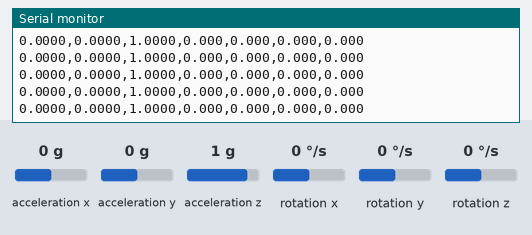
This program was run on a simulated Raspberry Pi Pico. Shown: the last lines printed to the serial monitor. Wiring (inferred from the names in the program): MPU-6050 motion sensor at I2C address 0x68. Inputs (shaded band) come from the test bench; at power-on: acceleration x 0 g, acceleration y 0 g, acceleration z 1 g, rotation x 0 °/s, rotation y 0 °/s, rotation z 0 °/s.

Above: at 3.8 s.
3.9 s: acceleration x set to -1.4 g
At 4.4 s:
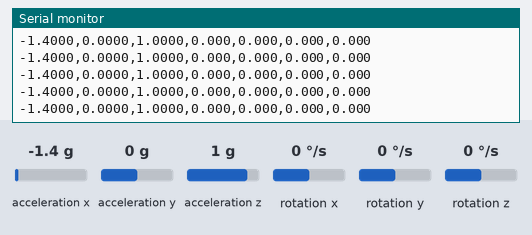
5.4 s: acceleration y set to -1.4 g
At 5.9 s:
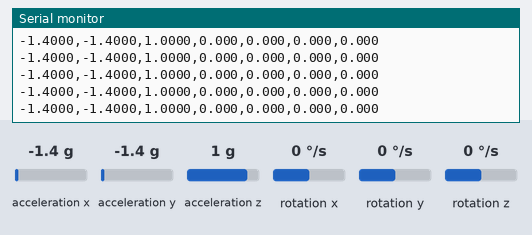
6.9 s: acceleration z set to -1.4 g
At 7.8 s:
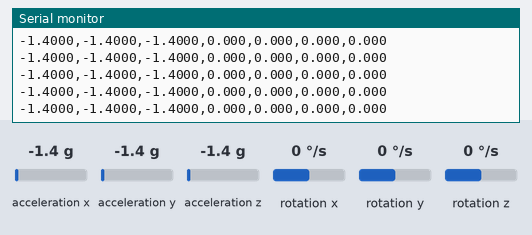
8.4 s: rotation x set to -192 °/s
At 8.9 s:
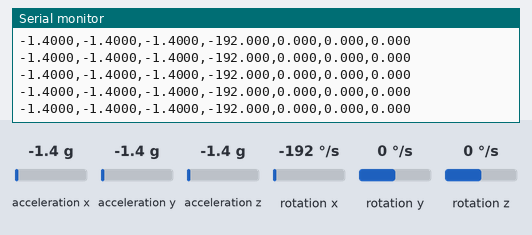
9.9 s: rotation y set to -192 °/s
At 10.5 s:
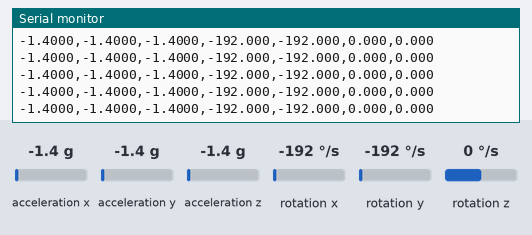

The program:

main.cpp
```cpp
#include <Arduino.h>
#include <Wire.h>
#include <SPI.h>
#include "MPU6050.h"
#include "MAX31856.h"

constexpr int PIN_SDA = 4;
constexpr int PIN_SCL = 5;

constexpr int PIN_SPI_SCK  = 2;
constexpr int PIN_SPI_MISO = 0;
constexpr int PIN_SPI_MOSI = 3;
constexpr int PIN_TC_CS    = 1;

constexpr uint32_t PRINT_INTERVAL_MS = 20;

static MPU6050   imu(Wire);
static MAX31856  tc(PIN_TC_CS, &SPI);
static bool      tc_ok        = false;
static uint32_t  last_print_ms = 0;

void setup() {
    Serial.begin(115200);
    const uint32_t deadline = millis() + 2000;
    while (!Serial && millis() < deadline) yield();

    if (!imu.autoInit(Serial, PIN_SDA, PIN_SCL)) {
        while (true) yield();
    }

    SPI.setSCK(PIN_SPI_SCK);
    SPI.setRX(PIN_SPI_MISO);
    SPI.setTX(PIN_SPI_MOSI);
    SPI.begin();

    tc_ok = tc.begin();
    if (tc_ok) {
        tc.setThermocoupleType(MAX31856_TCTYPE_K);
        tc.setConversionMode(MAX31856_CONTINUOUS);
        Serial.println("MAX31856 OK");
    } else {
        Serial.println("MAX31856 init FAILED");
    }
}

void loop() {
    const uint32_t now = millis();
    if (now - last_print_ms < PRINT_INTERVAL_MS) return;
    last_print_ms = now;

    MPU6050::Sample s;
    if (!imu.read(s)) return;

    Serial.print(s.accel_g.x, 4);  Serial.print(',');
    Serial.print(s.accel_g.y, 4);  Serial.print(',');
    Serial.print(s.accel_g.z, 4);  Serial.print(',');
    Serial.print(s.gyro_dps.x, 3); Serial.print(',');
    Serial.print(s.gyro_dps.y, 3); Serial.print(',');
    Serial.print(s.gyro_dps.z, 3); Serial.print(',');

    if (tc_ok) {
        const float tc_temp = tc.readThermocoupleTemperature();
        Serial.println(tc_temp, 3);
    } else {
        Serial.println("nan");
    }
}
```

MAX31856.h
```cpp
#pragma once

#include <Arduino.h>
#include <SPI.h>
#include <Adafruit_SPIDevice.h>

#define MAX31856_CR0_REG    0x00
#define MAX31856_CR1_REG    0x01
#define MAX31856_MASK_REG   0x02
#define MAX31856_CJHF_REG   0x03
#define MAX31856_CJLF_REG   0x04
#define MAX31856_LTHFTH_REG 0x05
#define MAX31856_LTHFTL_REG 0x06
#define MAX31856_LTLFTH_REG 0x07
#define MAX31856_LTLFTL_REG 0x08
#define MAX31856_CJTO_REG   0x09
#define MAX31856_CJTH_REG   0x0A
#define MAX31856_CJTL_REG   0x0B
#define MAX31856_LTCBH_REG  0x0C
#define MAX31856_LTCBM_REG  0x0D
#define MAX31856_LTCBL_REG  0x0E
#define MAX31856_SR_REG     0x0F

#define MAX31856_CR0_AUTOCONVERT 0x80
#define MAX31856_CR0_1SHOT       0x40
#define MAX31856_CR0_OCFAULT1    0x20
#define MAX31856_CR0_OCFAULT0    0x10
#define MAX31856_CR0_CJ          0x08
#define MAX31856_CR0_FAULT       0x04
#define MAX31856_CR0_FAULTCLR    0x02
#define MAX31856_CR0_FILTER50HZ  0x01

#define MAX31856_TC_TEMP_LSB 0.0078125f

typedef enum {
    MAX31856_TCTYPE_B  = 0x00,
    MAX31856_TCTYPE_E  = 0x01,
    MAX31856_TCTYPE_J  = 0x02,
    MAX31856_TCTYPE_K  = 0x03,
    MAX31856_TCTYPE_N  = 0x04,
    MAX31856_TCTYPE_R  = 0x05,
    MAX31856_TCTYPE_S  = 0x06,
    MAX31856_TCTYPE_T  = 0x07,
    MAX31856_VMODE_G8  = 0x08,
    MAX31856_VMODE_G32 = 0x0C,
} max31856_thermocoupletype_t;

typedef enum {
    MAX31856_ONESHOT    = 0,
    MAX31856_CONTINUOUS = 1,
} max31856_conversion_mode_t;

typedef enum {
    MAX31856_NOISE_FILTER_60HZ = 0,
    MAX31856_NOISE_FILTER_50HZ = 1,
} max31856_noise_filter_t;

class MAX31856 {
public:
    MAX31856(int8_t spi_cs, int8_t spi_mosi, int8_t spi_miso, int8_t spi_clk);
    MAX31856(int8_t spi_cs, SPIClass *_spi = &SPI, uint32_t spi_freq = 1000000);

    bool begin();

    void setConversionMode(max31856_conversion_mode_t mode);
    max31856_conversion_mode_t getConversionMode();

    void setThermocoupleType(max31856_thermocoupletype_t type);
    max31856_thermocoupletype_t getThermocoupleType();

    uint8_t readFault();
    void    clearFault();

    void setColdJunctionFaultThresholds(int8_t low, int8_t high);
    void setTempFaultThresholds(float flow, float fhigh);

    void setColdJunctionFaultThreshholds(int8_t low, int8_t high);
    void setTempFaultThreshholds(float flow, float fhigh);

    void setColdJunctionOffset(int8_t offset);

    void setNoiseFilter(max31856_noise_filter_t noiseFilter);

    void triggerOneShot();
    bool conversionComplete();

    float readCJTemperature();
    float readThermocoupleTemperature();

private:
    uint8_t  readRegister8(uint8_t addr);
    uint16_t readRegister16(uint8_t addr);
    uint32_t readRegister24(uint8_t addr);
    void     readRegisterN(uint8_t addr, uint8_t buf[], uint8_t n);
    void     writeRegister8(uint8_t addr, uint8_t data);

    Adafruit_SPIDevice         spi_dev;
    bool                       initialized;
    max31856_conversion_mode_t conversionMode;
};
```

MPU6050.h
```cpp
#pragma once

#include <Arduino.h>
#include <Wire.h>

class MPU6050 {
public:
    enum AccelRange : uint8_t {
        ACCEL_2G  = 0,
        ACCEL_4G  = 1,
        ACCEL_8G  = 2,
        ACCEL_16G = 3
    };

    enum GyroRange : uint8_t {
        GYRO_250  = 0,
        GYRO_500  = 1,
        GYRO_1000 = 2,
        GYRO_2000 = 3
    };

    struct Vec3 {
        float x;
        float y;
        float z;
    };

    struct Sample {
        Vec3  accel_g;
        Vec3  gyro_dps;
        float temp_c;
    };

    explicit MPU6050(TwoWire& wire, uint8_t address = 0x68);

    bool begin(int sda, int scl, uint32_t i2c_hz = 400000);
    bool testConnection();

    bool setAccelRange(AccelRange range);
    bool setGyroRange(GyroRange range);

    bool readRaw(int16_t out[7]);
    bool read(Sample& out);

    void setAccelOffsets(float x, float y, float z);
    void setGyroOffsets(float x, float y, float z);
    bool calibrate(uint16_t samples = 1000);

    bool autoInit(Stream& log,
                  int sda, int scl,
                  uint32_t i2c_hz = 400000,
                  AccelRange accel = ACCEL_4G,
                  GyroRange  gyro  = GYRO_500,
                  uint16_t   calibration_samples = 1000);

    void streamCSV(Stream& out);

private:
    bool writeReg(uint8_t reg, uint8_t value);
    bool readRegs(uint8_t reg, uint8_t* buffer, size_t length);

    TwoWire& _wire;
    uint8_t  _address;
    float    _accel_lsb_per_g;
    float    _gyro_lsb_per_dps;
    Vec3     _accel_offset;
    Vec3     _gyro_offset;
};
```

MAX31856.cpp
```cpp
#include "MAX31856.h"
#include <math.h>

MAX31856::MAX31856(int8_t spi_cs, int8_t spi_mosi,
                                     int8_t spi_miso, int8_t spi_clk)
    : spi_dev(spi_cs, spi_clk, spi_miso, spi_mosi, 1000000,
              SPI_BITORDER_MSBFIRST, SPI_MODE1),
      initialized(false), conversionMode(MAX31856_ONESHOT) {}

MAX31856::MAX31856(int8_t spi_cs, SPIClass *_spi, uint32_t spi_freq)
    : spi_dev(spi_cs, spi_freq, SPI_BITORDER_MSBFIRST, SPI_MODE1, _spi),
      initialized(false), conversionMode(MAX31856_ONESHOT) {}

bool MAX31856::begin(void) {
  initialized = spi_dev.begin();

  if (!initialized)
    return false;

  writeRegister8(MAX31856_MASK_REG, 0x00);
  writeRegister8(MAX31856_CR0_REG, MAX31856_CR0_OCFAULT0);
  writeRegister8(MAX31856_CJTO_REG, 0x00);

  setThermocoupleType(MAX31856_TCTYPE_K);
  setConversionMode(MAX31856_ONESHOT);

  return true;
}

void MAX31856::setConversionMode(max31856_conversion_mode_t mode) {
  conversionMode = mode;

  uint8_t t = readRegister8(MAX31856_CR0_REG);

  if (conversionMode == MAX31856_CONTINUOUS) {
    t |= MAX31856_CR0_AUTOCONVERT;
    t &= ~MAX31856_CR0_1SHOT;
  } else {
    t &= ~MAX31856_CR0_AUTOCONVERT;
    t |= MAX31856_CR0_1SHOT;
  }

  writeRegister8(MAX31856_CR0_REG, t);
}

max31856_conversion_mode_t MAX31856::getConversionMode(void) {
  return conversionMode;
}

void MAX31856::setThermocoupleType(max31856_thermocoupletype_t type) {
  uint8_t t = readRegister8(MAX31856_CR1_REG);

  t &= 0xF0;
  t |= (uint8_t)type & 0x0F;

  writeRegister8(MAX31856_CR1_REG, t);
}

max31856_thermocoupletype_t MAX31856::getThermocoupleType(void) {
  uint8_t t = readRegister8(MAX31856_CR1_REG);

  t &= 0x0F;

  return (max31856_thermocoupletype_t)t;
}

uint8_t MAX31856::readFault(void) {
  return readRegister8(MAX31856_SR_REG);
}

void MAX31856::clearFault(void) {
  uint8_t t = readRegister8(MAX31856_CR0_REG);
  t |= MAX31856_CR0_FAULTCLR;
  writeRegister8(MAX31856_CR0_REG, t);
}

void MAX31856::setColdJunctionFaultThresholds(int8_t low, int8_t high) {
  writeRegister8(MAX31856_CJLF_REG, low);
  writeRegister8(MAX31856_CJHF_REG, high);
}

void MAX31856::setColdJunctionFaultThreshholds(int8_t low, int8_t high) {
  setColdJunctionFaultThresholds(low, high);
}

void MAX31856::setColdJunctionOffset(int8_t offset) {
  writeRegister8(MAX31856_CJTO_REG, offset);
}

void MAX31856::setNoiseFilter(max31856_noise_filter_t noiseFilter) {
  uint8_t t = readRegister8(MAX31856_CR0_REG);

  if (noiseFilter == MAX31856_NOISE_FILTER_50HZ) {
    t |= MAX31856_CR0_FILTER50HZ;
  } else {
    t &= ~MAX31856_CR0_FILTER50HZ;
  }

  writeRegister8(MAX31856_CR0_REG, t);
}

void MAX31856::setTempFaultThresholds(float flow, float fhigh) {
  int16_t low;
  int16_t high;

  flow *= 16;
  low = flow;

  fhigh *= 16;
  high = fhigh;

  writeRegister8(MAX31856_LTHFTH_REG, high >> 8);
  writeRegister8(MAX31856_LTHFTL_REG, high);

  writeRegister8(MAX31856_LTLFTH_REG, low >> 8);
  writeRegister8(MAX31856_LTLFTL_REG, low);
}

void MAX31856::setTempFaultThreshholds(float flow, float fhigh) {
  setTempFaultThresholds(flow, fhigh);
}

void MAX31856::triggerOneShot(void) {
  if (conversionMode == MAX31856_CONTINUOUS)
    return;

  clearFault();

  uint8_t t = readRegister8(MAX31856_CR0_REG);

  t &= ~MAX31856_CR0_AUTOCONVERT;
  t |= MAX31856_CR0_1SHOT;

  writeRegister8(MAX31856_CR0_REG, t);
}

bool MAX31856::conversionComplete(void) {
  if (conversionMode == MAX31856_CONTINUOUS)
    return true;

  return !(readRegister8(MAX31856_CR0_REG) & MAX31856_CR0_1SHOT);
}

float MAX31856::readCJTemperature(void) {
  int16_t temp = readRegister16(MAX31856_CJTH_REG);
  return temp / 256.0;
}

float MAX31856::readThermocoupleTemperature(void) {
  if (conversionMode == MAX31856_ONESHOT) {
    triggerOneShot();

    uint32_t start = millis();

    while (!conversionComplete()) {
      if (millis() - start > 250)
        return NAN;

      delay(10);
    }
  }

  uint8_t fault = readFault();
  if (fault) return NAN;

  int32_t temp24 = readRegister24(MAX31856_LTCBH_REG);

  if (temp24 & 0x800000) {
    temp24 |= 0xFF000000;
  }

  temp24 >>= 5;

  return temp24 * MAX31856_TC_TEMP_LSB;
}

uint8_t MAX31856::readRegister8(uint8_t addr) {
  uint8_t ret = 0;

  readRegisterN(addr, &ret, 1);

  return ret;
}

uint16_t MAX31856::readRegister16(uint8_t addr) {
  uint8_t buffer[2] = {0, 0};

  readRegisterN(addr, buffer, 2);

  uint16_t ret = buffer[0];

  ret <<= 8;
  ret |= buffer[1];

  return ret;
}

uint32_t MAX31856::readRegister24(uint8_t addr) {
  uint8_t buffer[3] = {0, 0, 0};

  readRegisterN(addr, buffer, 3);

  uint32_t ret = buffer[0];

  ret <<= 8;
  ret |= buffer[1];
  ret <<= 8;
  ret |= buffer[2];

  return ret;
}

void MAX31856::readRegisterN(uint8_t addr, uint8_t buffer[],
                                      uint8_t n) {
  addr &= 0x7F;

  spi_dev.write_then_read(&addr, 1, buffer, n);
}

void MAX31856::writeRegister8(uint8_t addr, uint8_t data) {
  addr |= 0x80;

  uint8_t buffer[2] = {addr, data};

  spi_dev.write(buffer, 2);
}
```

MPU6050.cpp
```cpp
#include "MPU6050.h"

namespace {
constexpr uint8_t REG_SMPLRT_DIV   = 0x19;
constexpr uint8_t REG_CONFIG       = 0x1A;
constexpr uint8_t REG_GYRO_CONFIG  = 0x1B;
constexpr uint8_t REG_ACCEL_CONFIG = 0x1C;
constexpr uint8_t REG_ACCEL_XOUT_H = 0x3B;
constexpr uint8_t REG_PWR_MGMT_1   = 0x6B;
constexpr uint8_t REG_WHO_AM_I     = 0x75;
constexpr uint8_t WHO_AM_I_VALUE   = 0x68;

constexpr float ACCEL_LSB_PER_G[4]  = { 16384.0f, 8192.0f, 4096.0f, 2048.0f };
constexpr float GYRO_LSB_PER_DPS[4] = { 131.0f, 65.5f, 32.8f, 16.4f };
}

MPU6050::MPU6050(TwoWire& wire, uint8_t address)
    : _wire(wire),
      _address(address),
      _accel_lsb_per_g(ACCEL_LSB_PER_G[ACCEL_2G]),
      _gyro_lsb_per_dps(GYRO_LSB_PER_DPS[GYRO_250]),
      _accel_offset{0.0f, 0.0f, 0.0f},
      _gyro_offset{0.0f, 0.0f, 0.0f} {}

bool MPU6050::begin(int sda, int scl, uint32_t i2c_hz) {
    _wire.setSDA(sda);
    _wire.setSCL(scl);
    _wire.begin();
    _wire.setClock(i2c_hz);

    if (!writeReg(REG_PWR_MGMT_1, 0x80)) return false;
    delay(100);
    if (!writeReg(REG_PWR_MGMT_1, 0x01)) return false;
    if (!writeReg(REG_CONFIG, 0x03))     return false;
    if (!writeReg(REG_SMPLRT_DIV, 0x00)) return false;

    return testConnection();
}

bool MPU6050::testConnection() {
    uint8_t who = 0;
    if (!readRegs(REG_WHO_AM_I, &who, 1)) return false;
    return who == WHO_AM_I_VALUE;
}

bool MPU6050::setAccelRange(AccelRange range) {
    if (!writeReg(REG_ACCEL_CONFIG, static_cast<uint8_t>(range) << 3)) return false;
    _accel_lsb_per_g = ACCEL_LSB_PER_G[range];
    return true;
}

bool MPU6050::setGyroRange(GyroRange range) {
    if (!writeReg(REG_GYRO_CONFIG, static_cast<uint8_t>(range) << 3)) return false;
    _gyro_lsb_per_dps = GYRO_LSB_PER_DPS[range];
    return true;
}

bool MPU6050::readRaw(int16_t out[7]) {
    uint8_t buf[14];
    if (!readRegs(REG_ACCEL_XOUT_H, buf, sizeof(buf))) return false;
    for (size_t i = 0; i < 7; ++i) {
        out[i] = static_cast<int16_t>((buf[i * 2] << 8) | buf[i * 2 + 1]);
    }
    return true;
}

bool MPU6050::read(Sample& out) {
    int16_t raw[7];
    if (!readRaw(raw)) return false;

    out.accel_g.x  = raw[0] / _accel_lsb_per_g - _accel_offset.x;
    out.accel_g.y  = raw[1] / _accel_lsb_per_g - _accel_offset.y;
    out.accel_g.z  = raw[2] / _accel_lsb_per_g - _accel_offset.z;
    out.temp_c     = raw[3] / 340.0f + 36.53f;
    out.gyro_dps.x = raw[4] / _gyro_lsb_per_dps - _gyro_offset.x;
    out.gyro_dps.y = raw[5] / _gyro_lsb_per_dps - _gyro_offset.y;
    out.gyro_dps.z = raw[6] / _gyro_lsb_per_dps - _gyro_offset.z;
    return true;
}

void MPU6050::setAccelOffsets(float x, float y, float z) { _accel_offset = {x, y, z}; }
void MPU6050::setGyroOffsets(float x, float y, float z)  { _gyro_offset  = {x, y, z}; }

bool MPU6050::calibrate(uint16_t samples) {
    if (samples == 0) return false;

    _accel_offset = {0.0f, 0.0f, 0.0f};
    _gyro_offset  = {0.0f, 0.0f, 0.0f};

    double ax = 0, ay = 0, az = 0;
    double gx = 0, gy = 0, gz = 0;

    for (uint16_t i = 0; i < samples; ++i) {
        Sample s;
        if (!read(s)) return false;
        ax += s.accel_g.x;  ay += s.accel_g.y;  az += s.accel_g.z;
        gx += s.gyro_dps.x; gy += s.gyro_dps.y; gz += s.gyro_dps.z;
        delay(1);
    }

    const double n = samples;
    _accel_offset = {
        static_cast<float>(ax / n),
        static_cast<float>(ay / n),
        static_cast<float>(az / n) - 1.0f
    };
    _gyro_offset = {
        static_cast<float>(gx / n),
        static_cast<float>(gy / n),
        static_cast<float>(gz / n)
    };
    return true;
}

bool MPU6050::autoInit(Stream& log, int sda, int scl, uint32_t i2c_hz, AccelRange accel, GyroRange gyro, uint16_t calibration_samples) {
    if (!begin(sda, scl, i2c_hz)) {
        log.println("MPU6050 init FAILED");
        return false;
    }

    uint8_t who = 0;
    readRegs(REG_WHO_AM_I, &who, 1);
    log.print("MPU6050 OK (WHO_AM_I=0x"); log.print(who, HEX); log.println(")");

    if (!setAccelRange(accel) || !setGyroRange(gyro)) {
        log.println("Range config failed");
        return false;
    }

    log.println("Calibrating - keep sensor still and level...");
    if (calibrate(calibration_samples)) {
        log.println("Calibration done.");
        return true;
    }
    log.println("Calibration failed (bus error).");
    return false;
}

void MPU6050::streamCSV(Stream& out) {
    Sample s;
    if (!read(s)) return;
    out.print(s.accel_g.x, 4);  out.print(',');
    out.print(s.accel_g.y, 4);  out.print(',');
    out.print(s.accel_g.z, 4);  out.print(',');
    out.print(s.gyro_dps.x, 3); out.print(',');
    out.print(s.gyro_dps.y, 3); out.print(',');
    out.println(s.gyro_dps.z, 3);
}

bool MPU6050::writeReg(uint8_t reg, uint8_t value) {
    _wire.beginTransmission(_address);
    _wire.write(reg);
    _wire.write(value);
    return _wire.endTransmission() == 0;
}

bool MPU6050::readRegs(uint8_t reg, uint8_t* buffer, size_t length) {
    _wire.beginTransmission(_address);
    _wire.write(reg);
    if (_wire.endTransmission(false) != 0) return false;
    const uint8_t n = static_cast<uint8_t>(length);
    if (_wire.requestFrom(_address, n) != n) return false;
    for (size_t i = 0; i < length; ++i) {
        int b = _wire.read();
        if (b < 0) return false;
        buffer[i] = static_cast<uint8_t>(b);
    }
    return true;
}
```

Measured:
- after the input at 3.9 s, the serial monitor: prints a new line at once (image 1)
- after the input at 5.4 s, the serial monitor: prints a new line at once (image 2)
- after the input at 6.9 s, the serial monitor: prints a new line at once (image 3)
- after the input at 8.4 s, the serial monitor: prints a new line at once (image 4)
- after the input at 9.9 s, the serial monitor: prints a new line at once (image 5)
